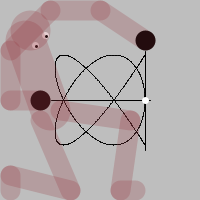
Frame 1 (no input)
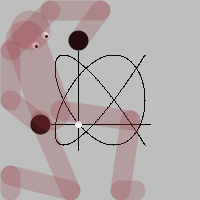
Frame 60 (the mouse pressed at the canvas centre just before this capture)
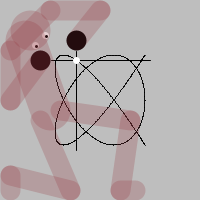
Frame 120 (the mouse held since frame 60 and released just before this capture)

The Processing sketch that drew these frames (run headless with seeded random() and noise(); from frame 60 on, the mouse is pressed at the canvas centre):

// Processing sketch: processing_158440
// ── processing_158440.pde

/* oscillation by Ira Greenberg's Sine Console */
float px, py;
float angle;
float angle2;
float frequency = 4;/////////////////////////////////////
float frequency2 = 5;////////////////////////////////////
float radius = 90;
float pangle1;
float pangle2;

void setup() {
  size(200, 200);
}

void draw() {
  background(190.20);
  smooth();
  stroke(0);
  for (float meg = 0.0; meg < 360.0; meg+=0.2) {//////////////////////
    float angle = frequency*radians(meg);/////////////////////////////
    float angle2 = frequency2*radians(meg);///////////////////////////
    float w = 50 + cos (angle) *radius/2;/////////////////////////////
    float z = height/2 + sin (angle2) * radius/2;/////////////////////
    strokeWeight(1);//////////////////////////////////////////////////
    point(50+w, z);///////////////////////////////////////////////////
  }///////////////////////////////////////////////////////////////////
  px = width/2 + cos(-radians(angle))*(radius/2);/////////////////////
  py = height/2 + sin(-radians(angle2))*(radius/2);///////////////////
  angle -= 0.5*frequency;/////////////////////////////////////////////
  angle2 -= 0.5*frequency2;///////////////////////////////////////////
  line(51, py, 150, py);  //stecca1
  line(px, 51, px, 150); //stecca2
  stroke(255);
  strokeWeight(7);
  point(45, 35);   //occhio1
  point(35, 45);   //occhio2
  point(px, py);   //ONDA PUNTO
  strokeWeight(3);
  stroke(0);
  point(46, 36);   //iride
  point(36, 46);   //iride
  strokeWeight(20);
  point(40, py);   //mano
  point(px, 40);   //mano
  stroke(250, 100);
  stroke(150, 50, 60, 60);
  line(10, 50, 50, 10); // spalle
  line(100, 10, 50, 10); 
  line(100, 10, px, 40); //braccio
  line(10, 100, 10, 50); 
  line(10, 100, 40, py); //braccio
  line(40, 120, 70, 190); 
  line(70, 190, 10, 175); 
  line(10, 175, 10, 190); 
  line(60, 110, 130, 120); 
  line(130, 120, 120, 190); 
  line(120, 190, 135, 190); 
  strokeWeight(40);
  point(30, 30);  //testa
  line(25, 40, 50, 110);
}
